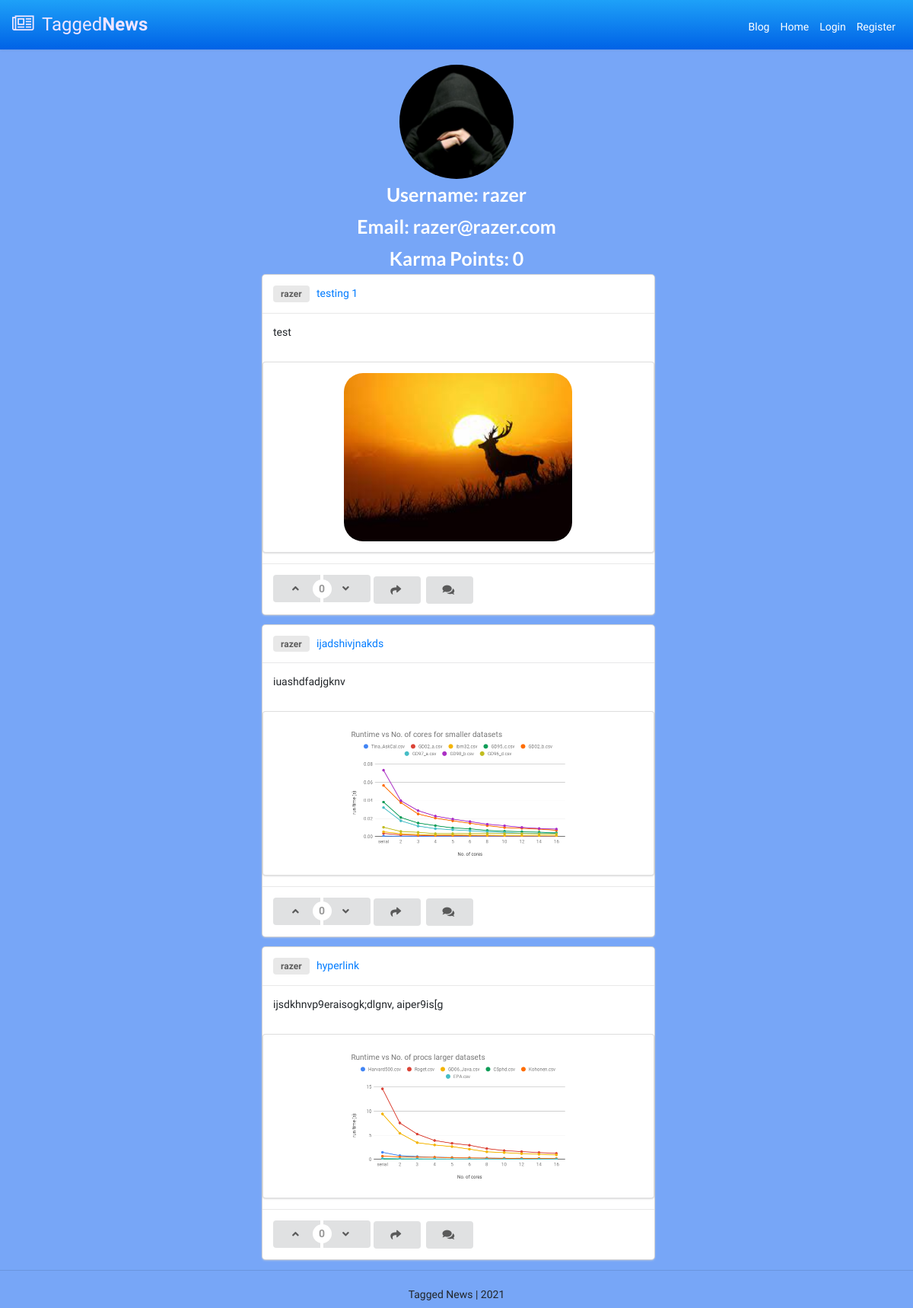
Page /account/profile/razer on the earlier database version.
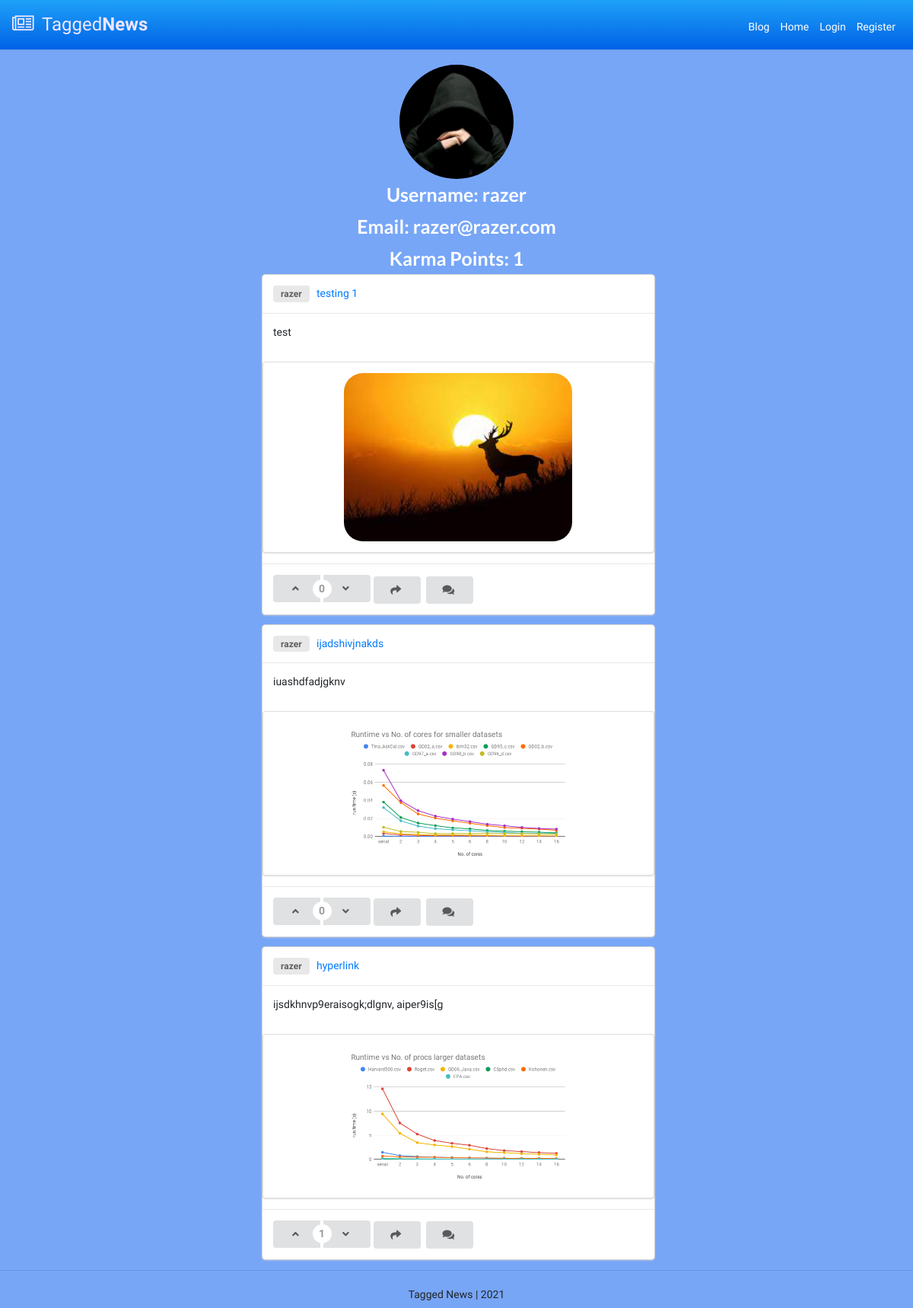
Same page on the later database version.
### account/models.py (models this page shows, shortened)
class Account(AbstractBaseUser, PermissionsMixin):
    email                       = models.EmailField(verbose_name="email", max_length=60, unique=True)
    username                    = models.CharField(max_length=30, unique=True)
    avatar                      = models.ImageField(upload_to=upload_location,default='avatar/default.png', blank=False)
    date_joined                 = models.DateTimeField(verbose_name='date joined', auto_now_add=True)
    last_login                  = models.DateTimeField(verbose_name='last login', auto_now=True)
    is_admin                    = models.BooleanField(default=False)
    is_active                   = models.BooleanField(default=True)
    is_staff                    = models.BooleanField(default=False)
    is_superuser                = models.BooleanField(default=False)
    USERNAME_FIELD = 'email'
    REQUIRED_FIELDS = ['username',]
    objects = MyAccountManager()

### blog/models.py (models this page shows, shortened)
class BlogPost(models.Model):
    title               = models.CharField(max_length=50, null=False, blank=False)
    body                = models.TextField(max_length=5000, null=False, blank=False)
    image               = models.ImageField(upload_to=upload_location, null=False, blank=False)
    date_published      = models.DateTimeField(auto_now_add=True, verbose_name="date_publishd")
    date_updated        = models.DateTimeField(auto_now=True, verbose_name="date_updated")
    author              = models.ForeignKey(settings.AUTH_USER_MODEL, on_delete=models.CASCADE)
    slug                = models.SlugField(blank=True, unique=True)
    upvote              = models.IntegerField(default=0)
    downvote            = models.IntegerField(default=0)
    def count_vote(self):
        return self.upvote-self.downvote

### account/views.py (the view)
# urls.py: path('account/profile/<username>', profile_view, name="profile"),
def profile_view(request, username):
	user = get_object_or_404(Account, username=username)
	context = {}
	context['user'] = user
	karma_points = 0
	blog_posts = BlogPost.objects.filter(author=user)
	for blog in blog_posts:
		karma_points += blog.count_vote()
	context['blogs'] = blog_posts
	context['karma'] = karma_points
	return render(request, "account/profile.html", context)

### account/templates/account/profile.html (shortened to what this page needs)
{% extends 'base.html' %}
{% block content %}
<body>
    <img class="rounded-circle account-img" src="{{user.avatar.url}}" height="150" width="150">
	<h2 class="account-heading"><b>Username: {{ user.username }}</b></h2>
	<h2 class="account-heading"><b>Email: {{ user.email }}</b></h2>
	<h2 class="account-heading"><b>Karma Points: {{ karma }}</b></h2>
	<div class="all_posts">
	<div class="ui grid">
		<div class = "row">
			<div class = "ten wide column">
    {% for blog in blogs%}
				<div class="ui fluid card">
					<div class="content">
						<a class="item">
						    <div class="ui horizontal label">{{blog.author.username}}</div>
							<a href="{% url 'blog:detail' blog.slug %}" style="text-decoration: none">{{blog.title}}</a>
						</a>
					</div>
					<div class="content">
						{{blog.body}}
					</div>
					<div class="ui segment">
						<img class="ui centered medium image", src={{blog.image.url}} >
					</div>
					<div class="content">
						<div class="all-buttons">
							<div class="ui buttons" id="vote">
								<div class="ui vertical animated button" tabindex="0">
									<div class="visible content">
										<i class="angle up icon"></i>
									</div>
								</div>
								<div class="or" data-text={{blog.count_vote}}></div>
								<div class="ui vertical animated button" tabindex="0">
									<div class="visible content">
										<i class="angle down icon"></i>
									</div>
								</div>
							</div>
							<div class="ui vertical animated button" tabindex="0" onclick="pmodal()">
								<div class="visible content">
									<i class="share icon"></i>
								</div>
							</div>
							<a href="{% url 'blog:detail' blog.slug %}" class="ui vertical animated button" tabindex="0">
								<div class="visible content">
									<i class="comments icon"></i>
								</div>
							</a>
						</div>
					</div>
				</div>
				{% endfor %}
		</div>
		</div>
		</div>
		</div>
</body>
{% endblock content %}

### templates/base.html (shortened to what this page needs)
{% load static %}
<!DOCTYPE html>
<html lang=en>
<head>
	<link rel="stylesheet" href="https://stackpath.bootstrapcdn.com/bootstrap/4.3.1/css/bootstrap.min.css">
    <link rel="stylesheet" type='text/css' href="https://cdnjs.cloudflare.com/ajax/libs/semantic-ui/2.2.14/semantic.min.css">
</head>
<body>
{% include 'snippets/header.html' %}
<div class="page-container">
	<div class="main">
		{% block content %}
		{% endblock content %}
	</div>
	<div class="my-footer">
		{% include 'snippets/footer.html' %}
	</div>
</div>
</body>
</html>

### templates/snippets/header.html (shortened to what this page needs)
<link rel="stylesheet" href="https://stackpath.bootstrapcdn.com/bootstrap/4.5.0/css/bootstrap.min.css">
<link rel="stylesheet" href="https://maxcdn.bootstrapcdn.com/font-awesome/4.7.0/css/font-awesome.min.css">
<body>
<nav class="navbar navbar-expand-xl navbar-dark bg-dark">
	<a href="{% url 'home' %}" class="navbar-brand"><i class="fa fa-newspaper-o"></i> Tagged<b>News</b></a>
		 <!-- {% load static %}
		 <a href="{% url 'home' %}" class="navbar-brand">
			<svg width="200" height="100"
       		 xmlns="http://www.w3.org/2000/svg">
        	<image href="{% static '/logo.png' %}" height="100" width="200"/>
        	</svg>
		 </a>  -->
	<div id="navbarCollapse" class="collapse navbar-collapse justify-content-start">
		<div class="navbar-nav ml-auto">
			{% if request.user.is_authenticated %}
			<a href="{% url 'blog:create' %}" class="nav-item nav-link"><span>Create Post</span></a>
			<a href="{% url 'blog' %}" class="nav-item nav-link"><span>Blog</span></a>
			<a href="{% url 'home' %}" class="nav-item nav-link"><span>Home</span></a>
			<div class="nav-item dropdown">
				<a href="#" data-toggle="dropdown" class="nav-item nav-link"><span>{{request.user.username}}</span></a>
				<div class="dropdown-menu">
					<a href="{% url 'profile' request.user.username %}" class="dropdown-item"><i class="fa fa-user-o"></i> Profile</a>
				</div>
			</div>
			<a href="{% url 'logout' %}" class="nav-item nav-link"><span>Logout</span></a>
			{% else %}
			<a href="{% url 'blog' %}" class="nav-item nav-link"><span>Blog</span></a>
			<a href="{% url 'home' %}" class="nav-item nav-link"><span>Home</span></a>
			<a href="{% url 'login' %}" class="nav-item nav-link"><span>Login</span></a>
			<a href="{% url 'register' %}" class="nav-item nav-link"><span>Register</span></a>
			{% endif %}
		</div>
	</div>
</nav>
</body>
</html>

### templates/snippets/footer.html (shortened to what this page needs)
<hr>
<div class="d-flex flex-row align-items-center footer">
	<p class="m-auto">Tagged News | 2021</p>
</div>

### templates/base.html (style rules this page uses)
.page-container { position:relative; min-height:100vh; }
.main { padding-bottom: 2.5rem; }
.my-footer { position: absolute; bottom: 0; width: 100%; height: 2.5rem; }

### templates/snippets/header.html (style rules this page uses)
body { background: #eeeeee; font-family: 'Varela Round', sans-serif; }
.navbar { color: #ffffff; background: linear-gradient(180deg,#1ea1f8,#0062E6) !important; padding: 10px 16px; margin-bottom:20px ; border-radius: 0; border: none; box-shadow: 0 0 4px rgba(0,0,0,.1); }
.navbar .navbar-brand { color: #efe5ff; padding-left: 0; padding-right: 50px; font-size: 24px; }
.navbar .navbar-brand i { font-size: 25px; margin-right: 5px; }
.navbar .nav-item span { position: relative; top: 3px; }
.navbar .navbar-nav > a { color: #efe5ff; padding: 8px 15px; font-size: 14px; }
.navbar-dark .navbar-nav .nav-link span { color: #ffffff; }

### account/templates/account/profile.html (style rules this page uses)
body { background: #77A6F7; }
.all_posts { margin-left: 30%; }
.image { border-radius: 25px; transition: border-radius 0.5s, width 1s ease, height 1s ease; }
.account-img { display: block; margin:auto; }
h2 { padding-top: 5px; text-align: center; font-size: 25px; color: #FFFFFF; }
.card { max-width: 700px; border-radius: 0.9rem; margin-bottom: 30px; }

### templates/snippets/footer.html (style rules this page uses)
.footer { min-height: 2.5rem; }

Differences in the rows shown:
changed BlogPost "hyperlink": upvote 0 → 1 (drawn)
Other differences:
{{ karma }}: "0" → "1"
